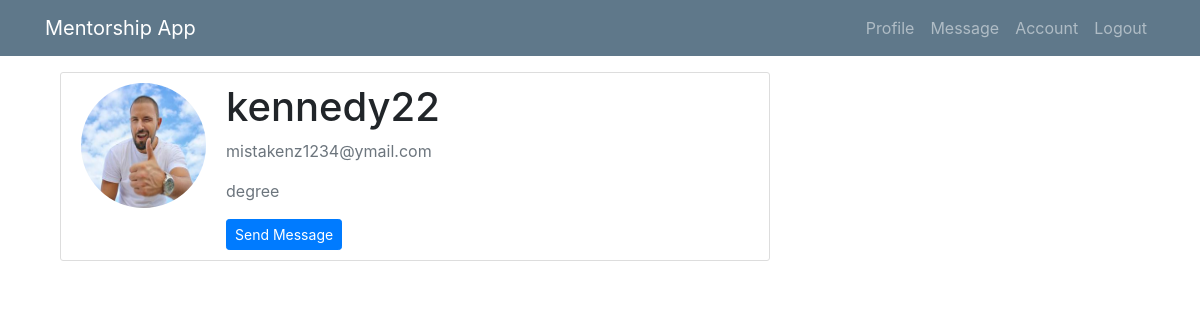
The app's page /profile/4 (signed in), older data.
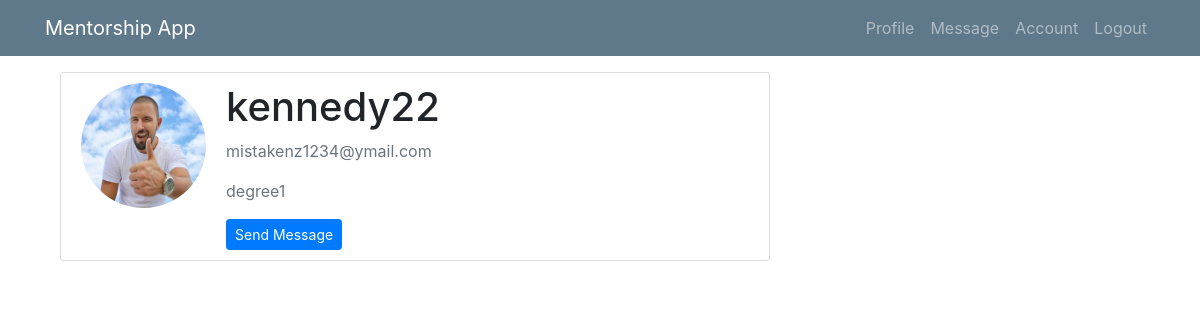
The same page, newer data.
### mentee/models.py (models this page shows, shortened)
class User(AbstractUser):
    is_mentee = models.BooleanField(default=False)
    is_mentor = models.BooleanField(default=False)

class Profile(models.Model):
    user = models.OneToOneField(User, on_delete=models.CASCADE)
    image = models.ImageField(default='default.jpg', upload_to='profile_pics')
    education = models.CharField(default='degree', max_length=100)

### mentee/views/mentee.py (the view)
# urls.py: path('profile/<int:pk>', mentee.ProfileDetailView.as_view(), name="profile-detail"),
class ProfileDetailView(LoginRequiredMixin, UserPassesTestMixin, DetailView):
    model = User
    context_object_name = 'user'
    template_name = 'menti/profile_detail.html'
    def test_func(self):
        return self.request.user.is_mentee

### mentee/templates/menti/profile_detail.html (shortened to what this page needs)
{% extends 'menti/base.html' %}
{% block content %}
   <main role="main" class="container">
      <div class="row">
        <div class="col-md-8">
            <div class="content-section">
      <div class="media">
         <img class="rounded-circle account-img" src="{{ user.profile.image.url }}">
         <div class="media-body">
            <h2 class="account-heading">{{ user.username }}</h2>
            <p class="text-secondary">{{ user.email }}</p>
              <p class="text-secondary">{{ user.profile.education }}</p>
              <a class="btn btn-primary btn-sm" href="{% url 'send' pk=user.pk %}">Send Message</a>
         </div>
      </div>
   </div>
          </div>
        </div>
      </div>
{% endblock %}

Row changes from the older to the newer data that the page shows:
changed User "kennedy22": profile.education "degree" → "degree1"
